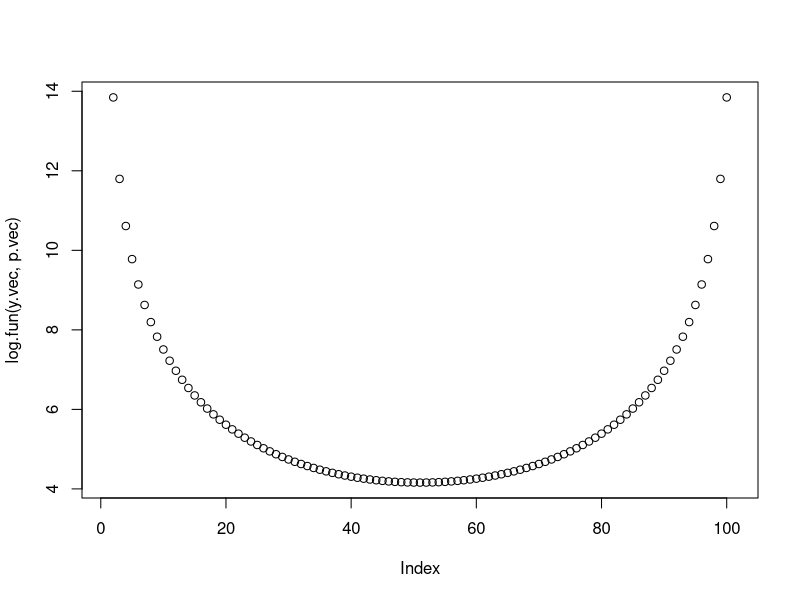
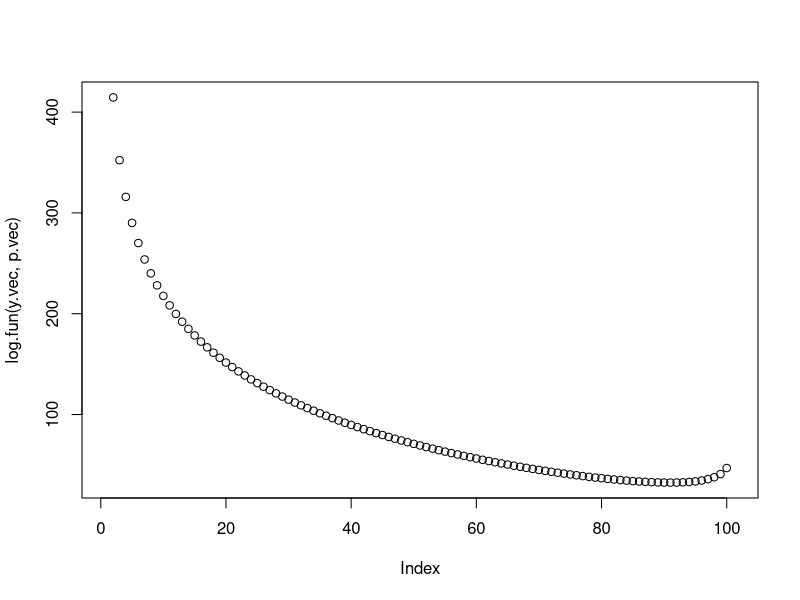

The R script that drew these images, in order:
## MLE
log.fun = function(y.vec, p){
  res = -sum(y.vec) * log(p/(1-p))  - length(y.vec)*log(1-p)
  return (res)
}

##그림을 한번 그려보자
y.vec = c(1,1,1,0,0,0)
log.fun(y.vec, 0.5) #지금까지는 p = 0.5일 경우에만 진행한것

## 그러면 p = 0~1까지의 경향이 어떻게 되는지 확인해봐자
p.vec = seq(0,1,0.01)
plot(log.fun(y.vec,p.vec))

## y.vec을 바꿔서 그려보기
y.vec = c(rep(1,90), rep(0,10))
plot(log.fun(y.vec,p.vec))

## 그래프 형태를 확인했으니 golden section
a = 0 ; b = 1; iter.max = 1000; eps = 1e-15; alpha = (-1+sqrt(5))/2
for (i in 1:iter.max){
  c = alpha*a + (1-alpha)*b
  d = (1-alpha)*a + alpha*b
  
  if (log.fun(y.vec, c) > log.fun(y.vec,d)){
    a = c ; b = b
  }
  else{
    b = d; a = a
  }
  if (abs(b-a) < eps) break
}
(a+b)/2
i
### optimal golden section
a = 0 ; b = 1; iter.max = 1000; eps = 1e-15; alpha = (-1+sqrt(5))/2
c = alpha*a + (1-alpha)*b; c.val = log.fun(y.vec,c)
d = (1-alpha)*a + alpha*b; d.val = log.fun(y.vec,d)

for (i in 1:iter.max){
  
  if (c.val > d.val){
    a = c ; c = d; c.val = d.val
    d = (1-alpha)*a + alpha*b; d.val = log.fun(y.vec,d)
  }
  else{
    b = d; d = c; c.val = d.val;
    c = alpha*a + (1-alpha)*b; c.val = log.fun(y.vec,c)
  }
  if (abs(b-a) < eps) break
}
(a+b)/2
i

##교재
rm(list=ls())
max.like.fun = function(y.vec, fam = 'normal', mod = 'fast',
                        iter.max=100,eps=1e-10,alpha= (-1+sqrt(5))/2){
  if(fam=='normal'){ a= min(y.vec); b= max(y.vec)
    loss.fun = function(y.vec,mu){return(mean((y.vec-mu)^2))}
  }
  if(fam=='bernoulli'){a=1e-3;b=1-a
    loss.fun = function(y.vec,p){
      return(-mean(y.vec*log(p) + (1-y.vec)*log(1-p)))}
  }
  c = alpha*a+(1-alpha)*b; c.val = loss.fun(y.vec,c)
  d = alpha*b+(1-alpha)*a; d.val = loss.fun(y.vec,d)
  for(iter in 1:iter.max){
    if(abs(b-a)<eps) break
    if(mod == 'fast'){if(c.val>d.val){
    a = c; c = d; c.val = d.val
    d = alpha*b+(1-alpha)*a; d.val = loss.fun(y.vec,d)
  }else{
    b = d; d = c; d.val = c.val
    c = alpha*a+(1-alpha)*b; c.val = loss.fun(y.vec,c)}
  }
  else{
    c = alpha*a+(1-alpha)*d; c.val = loss.fun(y.vec,c)
    d = alpha*b+(1-alpha)*a; d.val = loss.fun(y.vec,d)
    if(c.val>d.val)a = c else b =d
  }}
  return(list(fam=fam, mle =a))
}
y.vec = c(rep(1,90), rep(0,10))
max.like.fun(y.vec, fam = 'bernoulli', mod = 'fast',
                        iter.max=100,eps=1e-10,alpha= (-1+sqrt(5))/2)
